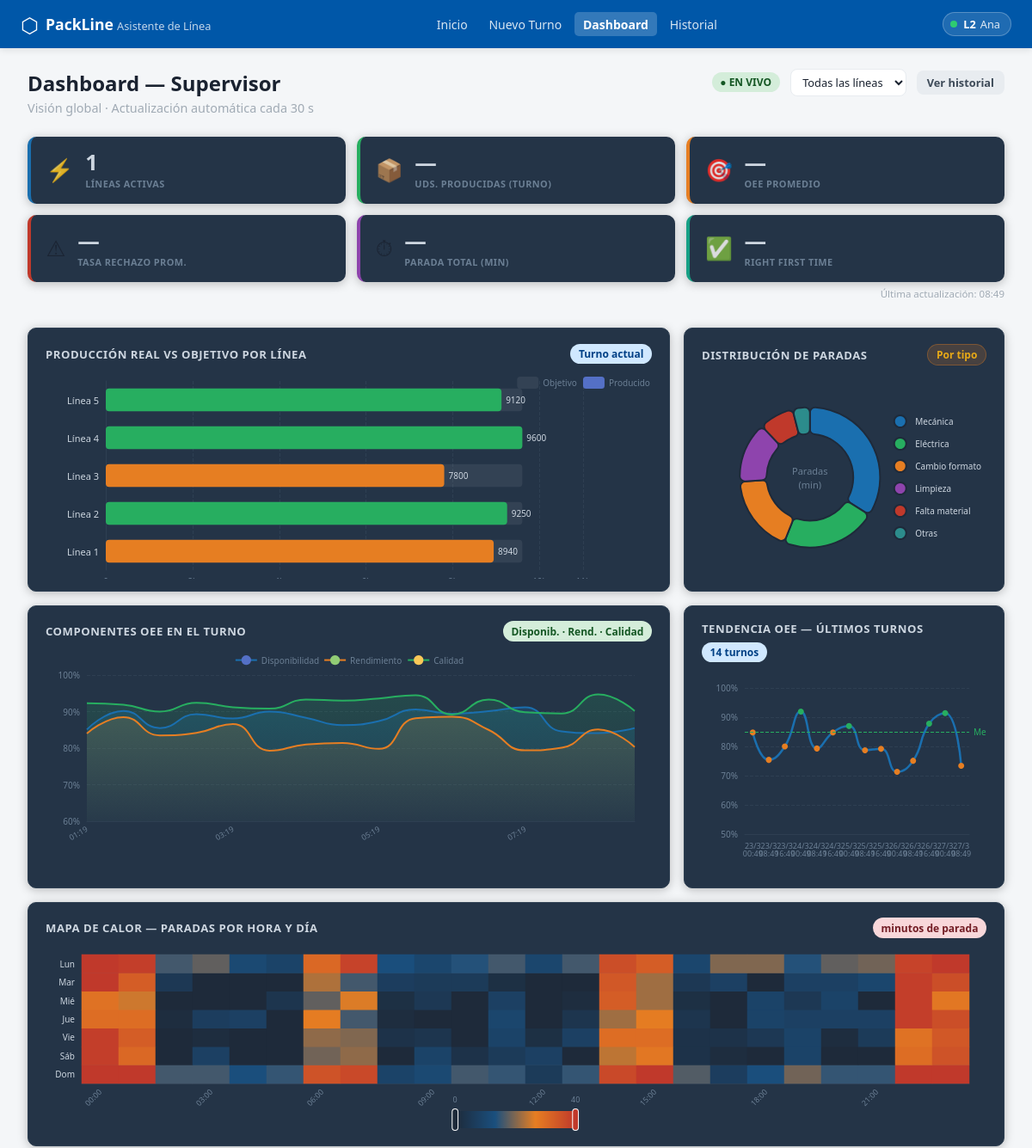
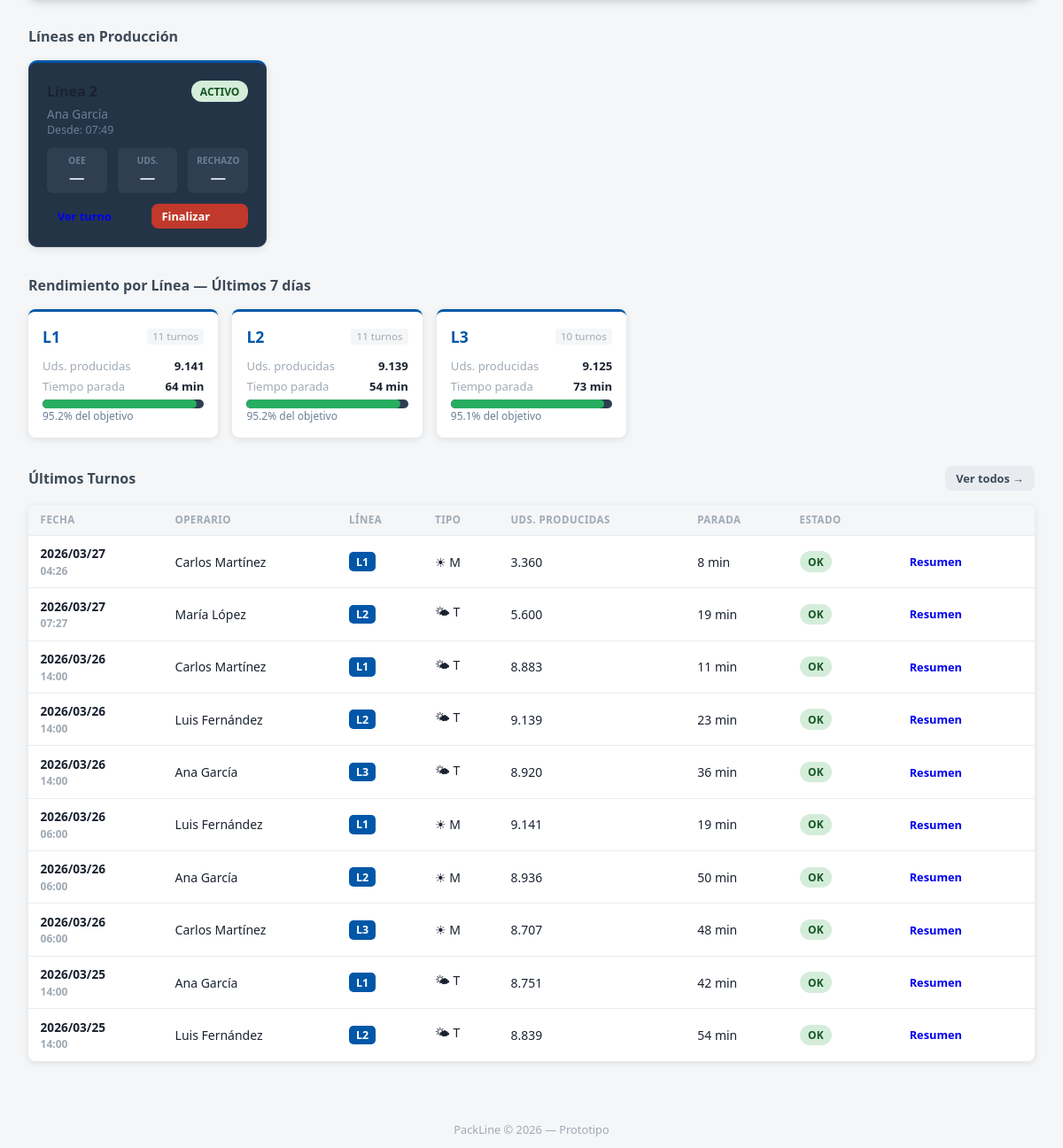
/dashboard, run on the app's committed database (2 pictures, top to bottom).
### tables this page shows
CREATE TABLE shifts (
                id             INTEGER PRIMARY KEY AUTOINCREMENT,
                operator_id    INTEGER NOT NULL REFERENCES operators(id) ON DELETE RESTRICT,
                line_number    INTEGER NOT NULL CHECK(line_number BETWEEN 1 AND 20),
                start_time     TEXT NOT NULL DEFAULT (datetime('now')),
                end_time       TEXT,
                status         TEXT NOT NULL DEFAULT 'active'
                               CHECK(status IN ('active','completed','interrupted')),
                shift_type     TEXT NOT NULL DEFAULT 'morning'
                               CHECK(shift_type IN ('morning','afternoon','night')),
                handover_notes TEXT,
                created_at     TEXT NOT NULL DEFAULT (datetime('now'))
            );

CREATE TABLE operators (
                id           INTEGER PRIMARY KEY AUTOINCREMENT,
                name         TEXT NOT NULL,
                role         TEXT NOT NULL DEFAULT 'operator'
                             CHECK(role IN ('operator','supervisor','quality','maintenance')),
                badge_number TEXT NOT NULL UNIQUE,
                created_at   TEXT NOT NULL DEFAULT (datetime('now'))
            );

CREATE TABLE kpi_readings (
                id               INTEGER PRIMARY KEY AUTOINCREMENT,
                shift_id         INTEGER NOT NULL REFERENCES shifts(id) ON DELETE CASCADE,
                timestamp        TEXT NOT NULL DEFAULT (datetime('now')),
                units_produced   INTEGER NOT NULL DEFAULT 0 CHECK(units_produced >= 0),
                units_rejected   INTEGER NOT NULL DEFAULT 0 CHECK(units_rejected >= 0),
                downtime_minutes REAL NOT NULL DEFAULT 0.0 CHECK(downtime_minutes >= 0),
                line_speed       REAL NOT NULL DEFAULT 0.0 CHECK(line_speed >= 0),
                target_units     INTEGER NOT NULL DEFAULT 0,
                nominal_speed    REAL NOT NULL DEFAULT 0.0,
                planned_time_min REAL NOT NULL DEFAULT 480.0
            );

### routes/views.py (the view)
@bp.get("/dashboard")
def dashboard():
    active_lines = get_active_lines()
    line_perf = get_line_performance_summary(days=7)
    recent_shifts = get_shifts_history(limit=10)
    return render_template(
        "dashboard/kpi.html",
        active_lines=active_lines,
        line_perf=line_perf,
        recent_shifts=recent_shifts,
    )

### templates/dashboard/kpi.html (shortened to what this page needs)
{% extends "base.html" %}
{% block content %}
<div class="page-header">
  <div>
    <h1>Dashboard — Supervisor</h1>
    <p class="page-header__sub">Visión global · Actualización automática cada 30 s</p>
  </div>
  <div style="display:flex; gap:0.75rem; align-items:center; flex-wrap:wrap;">
    <span class="badge badge--green" id="live-indicator">● EN VIVO</span>
    <select id="filter-line-select" class="form__select form__select--sm"
            title="Filtrar por línea">
      <option value="">Todas las líneas</option>
    </select>
    <a href="{{ url_for('views.shifts_history') }}" class="btn btn--secondary btn--sm">
      Ver historial
    </a>
  </div>
</div>
<section class="section">
  <div class="sv-metric-row">
    {% if active_lines %}
    {% set total_lines = active_lines | length %}
    {% else %}
    {% set total_lines = 0 %}
    {% endif %}
    <div class="sv-metric-card sv-metric-card--blue">
      <div class="sv-metric-card__icon">⚡</div>
      <div class="sv-metric-card__body">
        <div class="sv-metric-card__value">{{ total_lines }}</div>
        <div class="sv-metric-card__label">Líneas Activas</div>
      </div>
    </div>
    <div class="sv-metric-card sv-metric-card--green">
      <div class="sv-metric-card__icon">📦</div>
      <div class="sv-metric-card__body">
        <div class="sv-metric-card__value" id="sv-total-units">—</div>
        <div class="sv-metric-card__label">Uds. Producidas (turno)</div>
      </div>
    </div>
    <div class="sv-metric-card sv-metric-card--yellow">
      <div class="sv-metric-card__icon">🎯</div>
      <div class="sv-metric-card__body">
        <div class="sv-metric-card__value" id="sv-avg-oee">—</div>
        <div class="sv-metric-card__label">OEE Promedio</div>
      </div>
    </div>
    <div class="sv-metric-card sv-metric-card--red">
      <div class="sv-metric-card__icon">⚠</div>
      <div class="sv-metric-card__body">
        <div class="sv-metric-card__value" id="sv-avg-reject">—</div>
        <div class="sv-metric-card__label">Tasa Rechazo Prom.</div>
      </div>
    </div>
    <div class="sv-metric-card sv-metric-card--purple">
      <div class="sv-metric-card__icon">⏱</div>
      <div class="sv-metric-card__body">
        <div class="sv-metric-card__value" id="sv-total-downtime">—</div>
        <div class="sv-metric-card__label">Parada Total (min)</div>
      </div>
    </div>
    <div class="sv-metric-card sv-metric-card--teal">
      <div class="sv-metric-card__icon">✅</div>
      <div class="sv-metric-card__body">
        <div class="sv-metric-card__value" id="sv-avg-rft">—</div>
        <div class="sv-metric-card__label">Right First Time</div>
      </div>
    </div>
  </div>
  <div style="text-align:right; font-size:0.72rem; color:var(--color-gray-400); margin-top:0.4rem;">
    Última actualización: <span id="sv-last-update">—</span>
  </div>
</section>
<section class="section">
  <div class="sv-charts-grid">
    <div class="sv-chart-card sv-chart-card--wide">
      <div class="sv-chart-card__header">
        <h3 class="sv-chart-card__title">Producción Real vs Objetivo por Línea</h3>
        <span class="badge badge--blue">Turno actual</span>
      </div>
      <div id="chart-bars" style="width:100%; height:240px;"></div>
    </div>
    <div class="sv-chart-card">
      <div class="sv-chart-card__header">
        <h3 class="sv-chart-card__title">Distribución de Paradas</h3>
        <span class="badge badge--orange">Por tipo</span>
      </div>
      <div id="chart-donut" style="width:100%; height:240px;"></div>
    </div>
    <div class="sv-chart-card">
      <div class="sv-chart-card__header">
        <h3 class="sv-chart-card__title">Componentes OEE en el Turno</h3>
        <span class="badge badge--green">Disponib. · Rend. · Calidad</span>
      </div>
      <div id="chart-area" style="width:100%; height:240px;"></div>
    </div>
    <div class="sv-chart-card">
      <div class="sv-chart-card__header">
        <h3 class="sv-chart-card__title">Tendencia OEE — Últimos Turnos</h3>
        <span class="badge badge--blue">14 turnos</span>
      </div>
      <div id="chart-oee-line" style="width:100%; height:240px;"></div>
    </div>
    <div class="sv-chart-card sv-chart-card--full">
      <div class="sv-chart-card__header">
        <h3 class="sv-chart-card__title">Mapa de Calor — Paradas por Hora y Día</h3>
        <span class="badge badge--red">minutos de parada</span>
      </div>
      <div id="chart-heatmap" style="width:100%; height:220px;"></div>
    </div>
  </div>
</section>
{% if active_lines %}
<section class="section">
  <h2 class="section__title">Líneas en Producción</h2>
  <div class="supervisor-grid" id="supervisor-grid">
    {% for line in active_lines %}
    <div class="supervisor-card" id="line-card-{{ line.line_number }}"
         data-shift="{{ line.shift_id }}" data-line="{{ line.line_number }}">
      <div class="supervisor-card__header">
        <strong>Línea {{ line.line_number }}</strong>
        <span class="badge badge--green">ACTIVO</span>
      </div>
      <p class="supervisor-card__operator">{{ line.operator_name }}</p>
      <p class="supervisor-card__operator" style="font-size:0.78rem; margin-bottom:0.75rem;">
        Desde: {{ line.start_time[11:16] }}
      </p>
      <div class="supervisor-card__kpis">
        <div class="mini-kpi">
          <span class="mini-kpi__label">OEE</span>
          <span class="mini-kpi__value" id="sv-oee-{{ line.line_number }}">—</span>
        </div>
        <div class="mini-kpi">
          <span class="mini-kpi__label">Uds.</span>
          <span class="mini-kpi__value" id="sv-units-{{ line.line_number }}">—</span>
        </div>
        <div class="mini-kpi">
          <span class="mini-kpi__label">Rechazo</span>
          <span class="mini-kpi__value" id="sv-reject-{{ line.line_number }}">—</span>
        </div>
      </div>
      <div style="display:flex; gap:0.5rem; margin-top:0.5rem;">
        <a href="{{ url_for('views.shift_active', shift_id=line.shift_id) }}"
           class="btn btn--sm" style="flex:1; text-align:center;">Ver turno</a>
        <a href="{{ url_for('views.shift_end', shift_id=line.shift_id) }}"
           class="btn btn--sm btn--danger" style="flex:1; text-align:center;">Finalizar</a>
      </div>
    </div>
    {% endfor %}
  </div>
</section>
{% endif %}
{% if line_perf %}
<section class="section">
  <h2 class="section__title">Rendimiento por Línea — Últimos 7 días</h2>
  <div class="perf-grid">
    {% for lp in line_perf %}
    {% set pct = ((lp.total_units / lp.target_units * 100) | round(1)) if lp.target_units else 0 %}
    <div class="perf-card">
      <div class="perf-card__header">
        <span class="perf-card__line">L{{ lp.line_number }}</span>
        <span class="perf-card__shifts">{{ lp.shift_count }} turno{{ 's' if lp.shift_count != 1 }}</span>
      </div>
      <div class="perf-card__stat">
        <span class="perf-card__label">Uds. producidas</span>
        <strong>{{ "{:,}".format(lp.total_units | int).replace(",", ".") if lp.total_units else '—' }}</strong>
      </div>
      <div class="perf-card__stat">
        <span class="perf-card__label">Tiempo parada</span>
        <strong>{{ lp.total_downtime | int if lp.total_downtime else '—' }} min</strong>
      </div>
      {% if lp.target_units and lp.total_units %}
      <div class="perf-card__progress">
        <div class="dash-progress-bar" style="margin-top:0.4rem;">
          <div class="dash-progress-fill"
               style="width:{% if pct > 100 %}100{% else %}{{ pct }}{% endif %}%;
                      background:{% if pct >= 95 %}#27ae60{% elif pct >= 80 %}#e67e22{% else %}#c0392b{% endif %}">
          </div>
        </div>
        <div class="dash-progress-meta">
          <span>{{ pct }}% del objetivo</span>
        </div>
      </div>
      {% endif %}
    </div>
    {% endfor %}
  </div>
</section>
{% endif %}
<section class="section">
  <div style="display:flex; justify-content:space-between; align-items:center; margin-bottom:1rem;">
    <h2 class="section__title" style="margin:0;">Últimos Turnos</h2>
    <a href="{{ url_for('views.shifts_history') }}" class="btn btn--secondary btn--sm">
      Ver todos →
    </a>
  </div>
  {% if recent_shifts %}
  <div class="history-table-wrap">
    <table class="history-table">
      <thead>
        <tr>
          <th>Fecha</th>
          <th>Operario</th>
          <th>Línea</th>
          <th>Tipo</th>
          <th>Uds. producidas</th>
          <th>Parada</th>
          <th>Estado</th>
          <th></th>
        </tr>
      </thead>
      <tbody>
        {% for s in recent_shifts %}
        <tr class="history-row">
          <td class="history-date">
            {{ s.start_time[:10] | replace('-', '/') }}
            <div class="history-time">{{ s.start_time[11:16] }}</div>
          </td>
          <td>{{ s.operator_name }}</td>
          <td><span class="history-line-badge">L{{ s.line_number }}</span></td>
          <td>
            {% if s.shift_type == 'morning' %}☀ M
            {% elif s.shift_type == 'afternoon' %}🌤 T
            {% else %}🌙 N{% endif %}
          </td>
          <td>
            {% if s.last_units_produced is not none %}
              {{ "{:,}".format(s.last_units_produced | int).replace(",", ".") }}
            {% else %}—{% endif %}
          </td>
          <td>
            {% if s.last_downtime is not none %}
              {{ s.last_downtime | int }} min
            {% else %}—{% endif %}
          </td>
          <td>
            <span class="badge {% if s.status == 'completed' %}badge--green{% else %}badge--orange{% endif %}">
              {% if s.status == 'completed' %}OK{% else %}Int.{% endif %}
            </span>
          </td>
          <td>
            <a href="{{ url_for('views.shift_summary_view', shift_id=s.id) }}"
               class="btn btn--sm">Resumen</a>
          </td>
        </tr>
        {% endfor %}
      </tbody>
    </table>
  </div>
  {% else %}
  <p class="report-empty">No hay turnos completados aún.</p>
  {% endif %}
</section>
{% endblock %}

### templates/base.html (shortened to what this page needs)
<!DOCTYPE html>
<html lang="es">
<head>
  <link rel="stylesheet" href="{{ url_for('static', filename='css/main.css') }}">
  <link rel="stylesheet" href="{{ url_for('static', filename='css/dashboard.css') }}">
  <link rel="stylesheet" href="{{ url_for('static', filename='css/voice.css') }}">
</head>
<body>
  <header class="topbar">
    <div class="topbar__brand">
      <span class="topbar__logo">⬡</span>
      <div>
        <span class="topbar__title">PackLine</span>
        <span class="topbar__subtitle">Asistente de Línea</span>
      </div>
    </div>
    <nav class="topbar__nav" aria-label="Navegación principal">
      <a href="{{ url_for('views.index') }}"
         class="nav-link {% if request.path == '/' %}nav-link--active{% endif %}">
        Inicio
      </a>
      <a href="{{ url_for('views.shift_start') }}"
         class="nav-link {% if request.path == '/shift/start' %}nav-link--active{% endif %}">
        Nuevo Turno
      </a>
      <a href="{{ url_for('views.dashboard') }}"
         class="nav-link {% if request.path == '/dashboard' %}nav-link--active{% endif %}">
        Dashboard
      </a>
      <a href="{{ url_for('views.shifts_history') }}"
         class="nav-link {% if request.path == '/shifts' %}nav-link--active{% endif %}">
        Historial
      </a>
    </nav>
    <div class="topbar__shifts">
      {% if navbar_active_shifts %}
        {% for s in navbar_active_shifts %}
        <a href="{{ url_for('views.shift_active', shift_id=s.shift_id) }}"
           class="topbar__shift-pill
             {% if '/shift/' ~ s.shift_id ~ '/' in request.path %}topbar__shift-pill--current{% endif %}"
           title="Ver turno activo — Línea {{ s.line_number }}">
          <span class="topbar__shift-dot"></span>
          <span class="topbar__shift-text">
            L{{ s.line_number }}
            <span class="topbar__shift-name">{{ s.operator_name.split()[0] }}</span>
          </span>
        </a>
        {% endfor %}
      {% else %}
        <a href="{{ url_for('views.shift_start') }}" class="topbar__no-shift">
          + Iniciar turno
        </a>
      {% endif %}
    </div>
  </header>
  <main class="main-content">
    {% block content %}{% endblock %}
  </main>
  <footer class="footer">
    <span>PackLine © 2026 — Prototipo</span>
  </footer>
</body>
</html>

### data on the page
shifts: line_number "2", operator_name "Ana", operator_name "Ana García", start_time "07:49"
kpi_readings: start_time "2026/03/27", start_time "04:26", operator_name "Carlos Martínez", line_number "1", shows "☀ M", units_produced "3.360", last_downtime "8"
kpi_readings: start_time "2026/03/27", start_time "07:27", operator_name "María López", line_number "2", shows "🌤 T", units_produced "5.600", last_downtime "19"
kpi_readings: start_time "2026/03/26", start_time "14:00", operator_name "Carlos Martínez", line_number "1", shows "🌤 T", units_produced "8.883", last_downtime "11"
kpi_readings: start_time "2026/03/26", start_time "14:00", operator_name "Luis Fernández", line_number "2", shows "🌤 T", units_produced "9.139", last_downtime "23"
kpi_readings: start_time "2026/03/26", start_time "14:00", operator_name "Ana García", line_number "3", shows "🌤 T", units_produced "8.920", last_downtime "36"
kpi_readings: start_time "2026/03/26", start_time "06:00", operator_name "Luis Fernández", line_number "1", shows "☀ M", units_produced "9.141", last_downtime "19"
kpi_readings: start_time "2026/03/26", start_time "06:00", operator_name "Ana García", line_number "2", shows "☀ M", units_produced "8.936", last_downtime "50"
kpi_readings: start_time "2026/03/26", start_time "06:00", operator_name "Carlos Martínez", line_number "3", shows "☀ M", units_produced "8.707", last_downtime "48"
kpi_readings: start_time "2026/03/25", start_time "14:00", operator_name "Ana García", line_number "1", shows "🌤 T", units_produced "8.751", last_downtime "42"
kpi_readings: start_time "2026/03/25", start_time "14:00", operator_name "Luis Fernández", line_number "2", shows "🌤 T", units_produced "8.839", last_downtime "54"

### other printed values
{{ total_lines }} "1"
{{ lp.line_number }} "1" "2" "3"
{{ lp.shift_count }} "11" "11" "10"
{{ 's' if lp.shift_count != 1 }} "s" "s" "s"
{{ lp.total_downtime | int if lp.total_downtime else '—' }} "64" "54" "73"
{{ pct }} "95.2" "95.2" "95.1"
